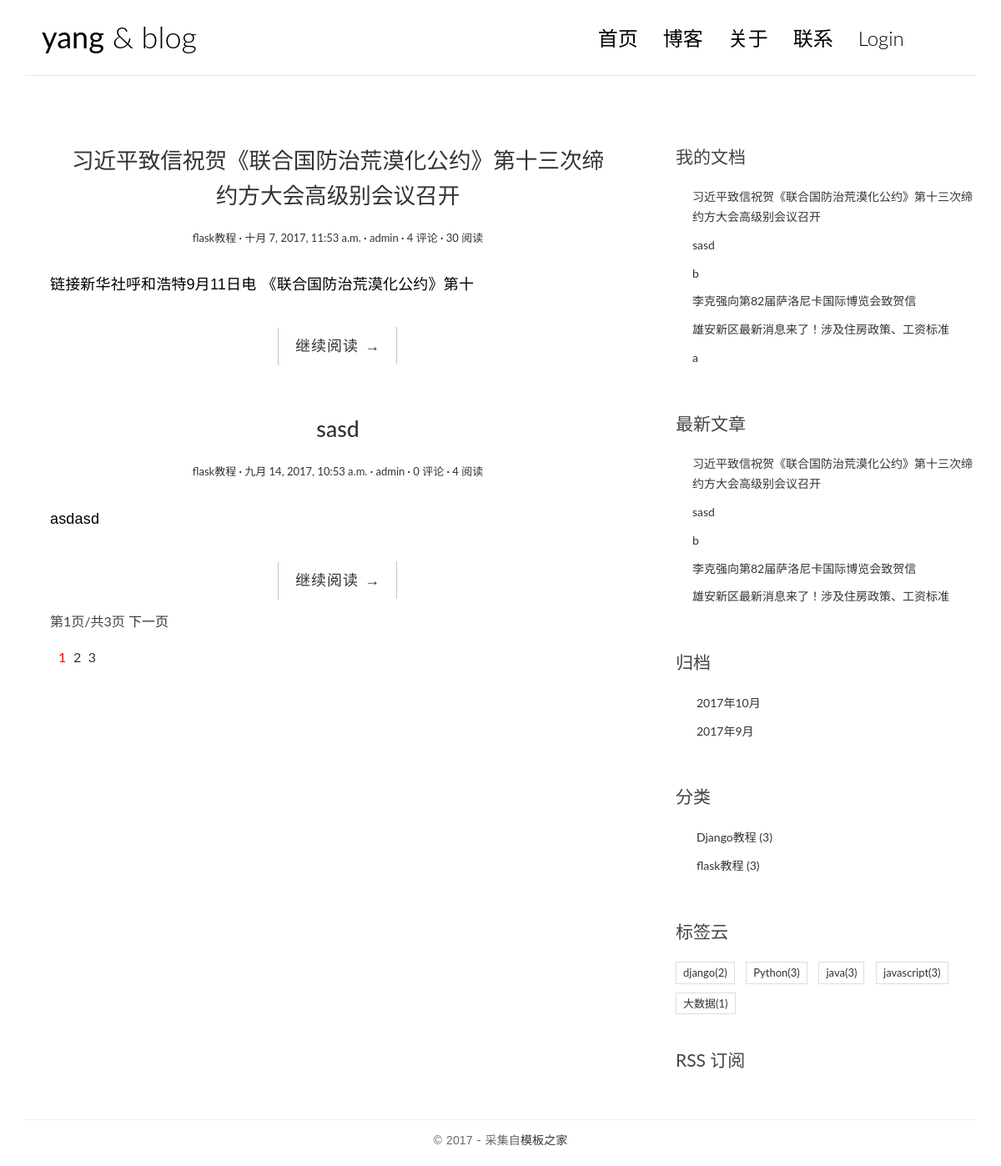
The app's page /, older data.
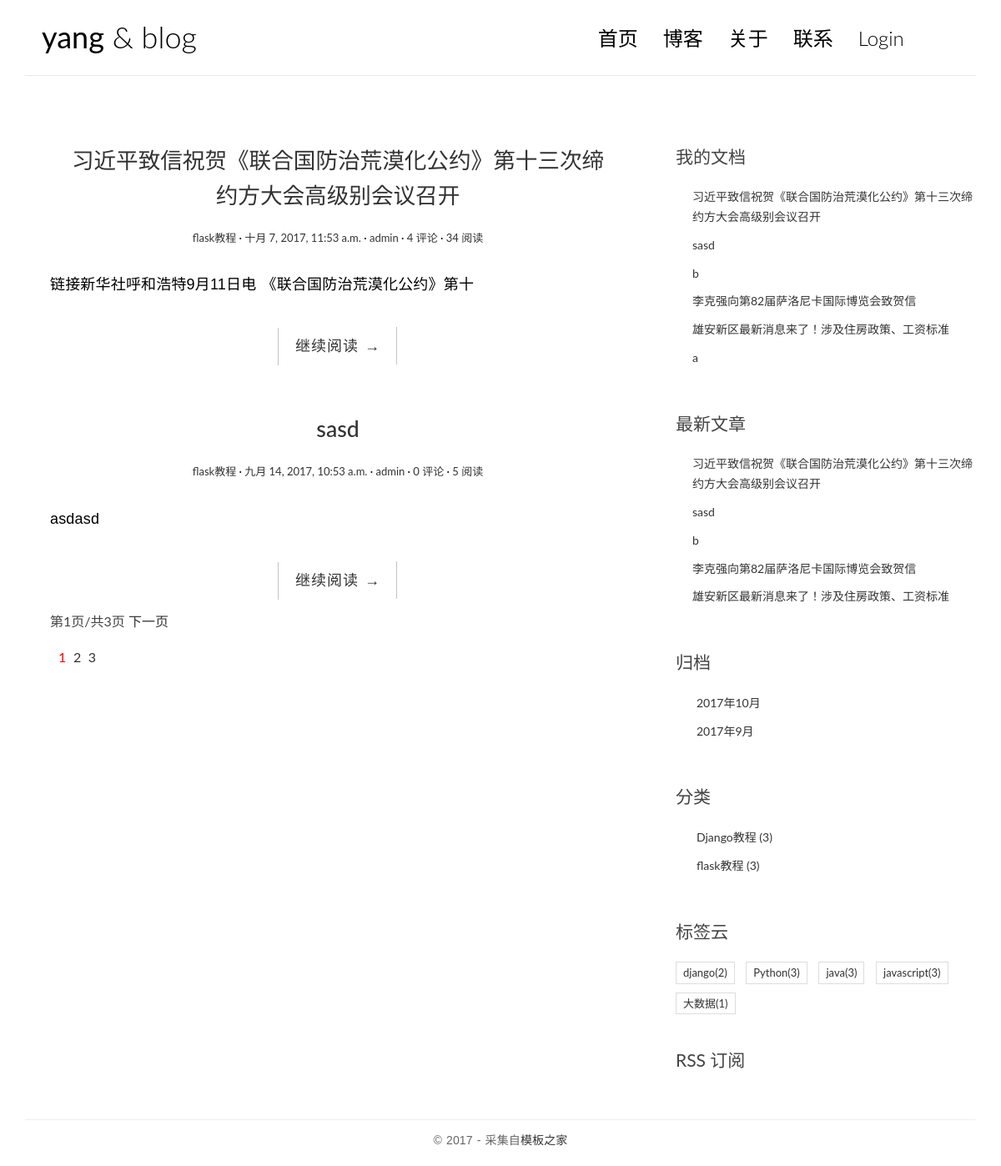
The same page, newer data.
### blog/models.py (models this page shows, shortened)
class Post(models.Model):
    title = models.CharField(max_length=64)
    body = models.TextField()
    created_time = models.DateTimeField(auto_now_add=True)
    modified_time = models.DateTimeField(auto_now_add=True)
    excerpt = models.CharField(max_length=256, blank=True)
    category = models.ForeignKey(Category)
    tags = models.ManyToManyField(Tag, blank=True)
    author = models.ForeignKey(User)
    views = models.PositiveIntegerField(default=0)
    class Meta:
        ordering = ['-created_time','-modified_time']
    def get_absolute_url(self):
        return reverse('blog:detail', kwargs={'pk': self.pk})

class Category(models.Model):
    name = models.CharField(max_length=64)

### blog/views.py (the view, shortened to what this page needs)
# urls.py: url(r'^$', views.IndexView.as_view(),name='index'),
class IndexView(ListView):
    model = Post
    template_name = 'blog/index.html'
    context_object_name = 'post_list'
    paginate_by = 2
    def get_context_data(self, **kwargs):
        context = super().get_context_data(**kwargs)
        paginator = context.get('paginator')
        page = context.get('page_obj')
        is_paginated = context.get('is_paginated')
        pagination_data = self.pagination_data(paginator, page, is_paginated)
        context.update(pagination_data)
        return context
    def pagination_data(self, paginator, page, is_paginated):
        if not is_paginated:
            return {}
        first = False
        left = []
        left_has_more = False
        page_number = page.number
        right_has_more = False
        right = []
        last = False
        page_range = paginator.page_range
        total_pages = paginator.num_pages
        if page_number == 1:
            right = page_range[page_number:page_number+2]
            if right[-1] < total_pages - 1:
                right_has_more = True
            if right[-1] < total_pages:
                last = True
        elif page_number == total_pages:
            left = page_range[(page_number-3) if (page_number-3) > 0 else 0:page_number-1]
            if left[0] > 2:
                left_has_more = True
            if left[0] > 1:
                first = True
        data = {
            'left': left,
            'right': right,
            'left_has_more': left_has_more,
            'right_has_more': right_has_more,
            'first': first,
            'last': last,
        }
        return data

### blog/templatetags/blog_tags.py (called while the page is built)
@register.simple_tag
def get_recent_post(num=5):
    return Post.objects.all()[:num]

@register.simple_tag
def archives():
    return Post.objects.dates('created_time', 'month', order='DESC')

@register.simple_tag
def get_categories():
    return Category.objects.annotate(num_posts=Count('post')).filter(num_posts__gt=0)

@register.simple_tag
def get_tags():
    return Tag.objects.annotate(num_posts=Count('post')).filter(num_posts__gt=0)

@register.simple_tag
def get_authors():
    return Post.objects.all()

### templates/blog/index.html (shortened to what this page needs)
{% extends 'base.html' %}
{% load staticfiles %}
{% block main %}
    {% for post in post_list %}
    <article class="post post-{{ post.pk }}">
        <header class="entry-header">
            <h1 class="entry-title">
                <a href={{post.get_absolute_url}}>{{ post.title }}</a>
            </h1>
            <div class="entry-meta">
                <span class="post-category"><a href= {{post.get_absolute_url}}>{{ post.category.name }}</a></span>
                <span class="post-date"><a href="#"><time class="entry-date" datetime="{{ post.created_time }}">{{ post.created_time }}</time></a></span>
                <span class="post-author"><a href="#">{{ post.author }}</a></span>
                <span class="comments-link"><a href="#">{{post.comment_set.count}} 评论</a></span>
                <span class="views-count"><a href="#">{{post.views}} 阅读</a></span>
            </div>
        </header>
        <div class="entry-content clearfix">
            <p>{{ post.excerpt }}</p>
            <div class="read-more cl-effect-14">
                <a href={{post.get_absolute_url}} class="more-link">继续阅读 <span class="meta-nav">→</span></a>
            </div>
        </div>
    </article>
    {% empty %}
    <div class="no-post">暂时还没有发布的文章！</div>
    {% endfor %}
    {% if is_paginated %}
    <div class="pagination-simple">
        <span class="current">第{{page_obj.number}}页/共{{paginator.num_pages}}页</span>
        {% if page_obj.has_next %}
        <a href="?page={{page_obj.next_page_number}}">下一页</a>
        {% endif %}
    </div>
    {% endif %}
    {% if is_paginated %}
    <div class="pagination">
        <ul>
            <li class="current"><a href="?page={{page_obj.number}}">{{page_obj.number}}</a></li>
            {% if right %}
                {% for i in right %}
                    <li><a href="?page={{i}}">{{i}}</a></li>
                {% endfor %}
            {% endif %}
        </ul>
    </div>
    {% endif %}
{% endblock %}

### templates/base.html (shortened to what the changed rows need)
{% load staticfiles %}
{% load blog_tags %}
<!DOCTYPE html>
<html lang="en">
<head>
    <link rel="stylesheet" href="http://code.ionicframework.com/ionicons/2.0.1/css/ionicons.min.css">
    <link rel="stylesheet" href="{% static 'blog/css/bootstrap.min.css' %}">
    <link rel="stylesheet" href="{% static 'blog/css/pace.css' %}">
    <link rel="stylesheet" href="{% static 'blog/css/custom.css' %}">
    <link rel="stylesheet" href="{% static 'blog/css/highlights/github.css' %}">
</head>
<body>
    <div class="container">
        <header id="site-header">
            <div class="row">
                <div class="col-md-4 col-sm-5 col-xs-8">
                    <div class="logo">
                        <h1><a href="{% url 'blog:index' %}"><b>yang</b> &amp; blog</a></h1>
                    </div>
                </div>
            </div>
        </header>
    </div>
    <div class="content-body">
        <div class="container">
            <div class="row">
                <main class="col-md-8">
                    {% block main %}
                    {% endblock %}
                </main>
                <aside class="col-md-4">
                    <div class="widget widget-recent-posts">
                        {% get_authors as authors_post_list %}
                        <ul>
                            {% for post1 in authors_post_list %}
                                <li>
                                    <a href="{{ post.get_absolute_url }}">{{ post1.title }}</a>
                                </li>
                            {% empty %}
                            暂时没有
                            {% endfor %}
                        </ul>
                    </div>
                    <div class="widget widget-recent-posts">
                        {% get_recent_post as recent_post_list %}
                        <ul>
                            {% for post in recent_post_list %}
                            <li>
                                <a href="{{ post.get_absolute_url }}">{{ post.title }}</a>
                            </li>
                            {% empty %}
                            没有文章发布
                            {% endfor %}
                        </ul>
                    </div>
                        {% archives as archives_list %}
                        {% get_categories as categories_list %}
                        {% get_tags as tag_list %}
                </aside>
            </div>
        </div>
    </div>
</body>
</html>

Row changes from the older to the newer data that the page shows:
changed Post "习近平致信祝贺《联合国防治荒漠化公约》第十三次缔约方大会高级别会议召开": views "30" → "34"
changed Post "sasd": views "4" → "5"
